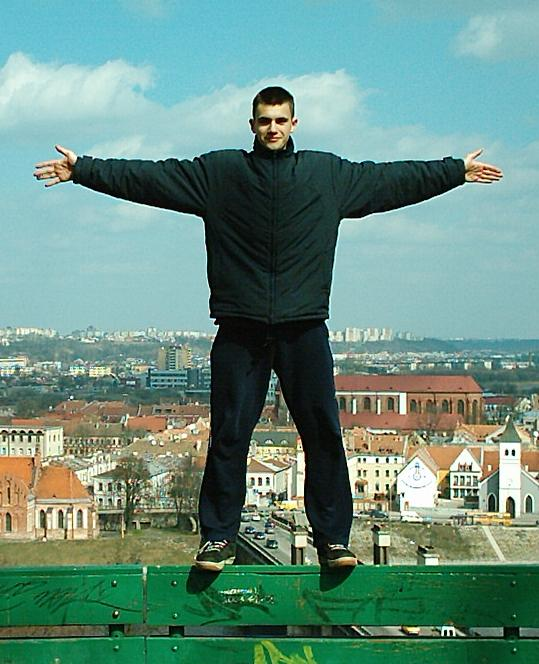
#> input picture OpenCV 102/00.jpg, 539 x 664 px
$ python 02-SmoothingAndBlurring.py
#> lines starting #> are read from the running program, lines starting #| are printed output that depends on the picture
import cv2 as cv
import argparse

# construct the argument parse and parse the argument
ap = argparse.ArgumentParser()
ap.add_argument('-i', '--image', type=str, default='00.jpg', help='Path to input image')
args = vars(ap.parse_args())

# Read and display image
image = cv.imread(args['image'])
#> image is the input picture: shape (664, 539, 3); mean B, G, R 129.2, 142.4, 105.3
cv.imshow('Original Image', image)
cv.waitKey(0)

# Initiate a list of Kernel sizes so we can evaluate the relationship between kernel size and amount of blurring
kSize = [(3, 3), (7, 7), (9, 9), (15, 15)]
# loop over the kernel sizes and apply average blur to image using kernel sizes
for (kx, ky) in kSize:
    blurred = cv.blur(image, (kx, ky))
    cv.imshow(f'Average ({kx}, {ky})', blurred)
    cv.waitKey(0)
#> this loop made 4 passes
#> pass 2, `blurred = cv.blur(image, (kx, ky))`:
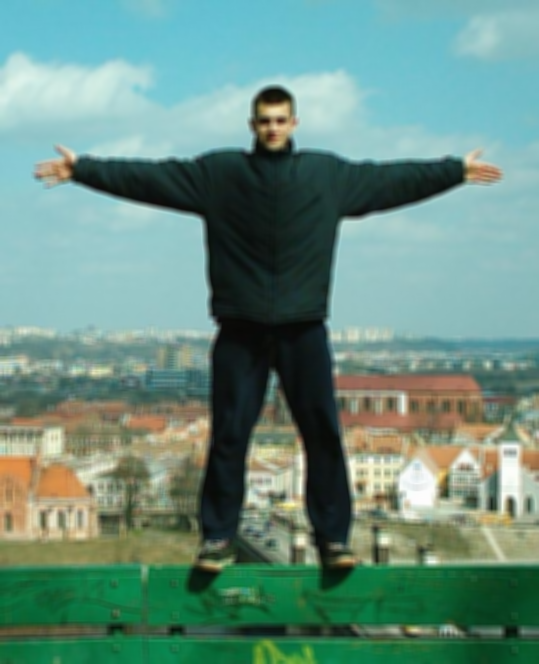
#> blurred: shape (664, 539, 3); mean B, G, R 129.2, 142.4, 105.3
cv.destroyAllWindows()

# Display image again and using same kernels applying gaussian blur
# Most of the time we will use Gaussian blur as it gives more realistic results
cv.imshow('Original Image', image)
cv.waitKey(0)
# loop over the kernel sizes and apply Gaussian blur to image using kernel sizes
for (kx, ky) in kSize:
    blurred = cv.GaussianBlur(image, (kx, ky), 0)
    cv.imshow(f'Gaussian ({kx}, {ky})', blurred)
    cv.waitKey(0)
cv.destroyAllWindows()

# Display image again and applying Median blur
# Median blur is very very good for salt & pepper noise but other then that it is not used mostly
# For damaged images or photos captured under highly suboptimal conditions,
# a median blur can really help as a pre-processing step prior to passing the image
cv.imshow('Original Image', image)
cv.waitKey(0)
# loop over the kernel sizes and apply Median blur to image using kernel sizes
for k in (3, 7, 9, 15):
    blurred = cv.medianBlur(image, k)
    cv.imshow(f'Median ({k})', blurred)
    cv.waitKey(0)
#> this loop made 4 passes
#> pass 2, `blurred = cv.medianBlur(image, k)`:
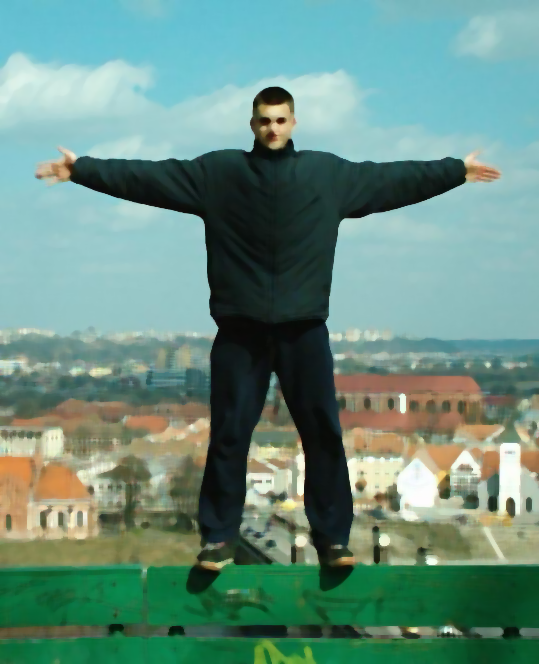
#> blurred: shape (664, 539, 3); mean B, G, R 128.9, 142.4, 104.9
cv.destroyAllWindows()

# Bilateral blur reduces the noise in image while still maintaining the edges, and it accomplishes this
# by introducing two Gaussian distributions.
# First Gaussian function only considers spatial neighbors, i.e pixels that appear close together in
# (x, y) coordinates
# The Second Gaussian then models the pixel intensity of neighborhood ensuring only pixels with similar
# intensities are included in computation of blur
# largest downside to this method is that it is considerably slower than its averaging,
# Gaussian, and median blurring counterparts.
# Display image again and construct a list of Bilateral filtering parameters
cv.imshow('Original Image', image)
cv.waitKey(0)
# params = [(11, 21, 7), (11, 41, 21), (11, 61, 39), (11, 81, 59)]  # (Diameter, SigmaColor, SigmaSpace)
params = [(15, 11, 7), (15, 33, 21), (15, 66, 42), (15, 99, 63)]  # (Diameter, SigmaColor, SigmaSpace)
# loop over the parameters and apply Bilateral blur
for (diameter, sigmaColor, sigmaSpace) in params:
    blurred = cv.bilateralFilter(image, diameter, sigmaColor, sigmaSpace)
    cv.imshow(f'Blurred d={diameter}, sc={sigmaColor}, ss={sigmaSpace}', blurred)
    cv.waitKey(0)
cv.destroyAllWindows()

$ run again, with OpenCV 102/05.jpg copied over OpenCV 102/00.jpg
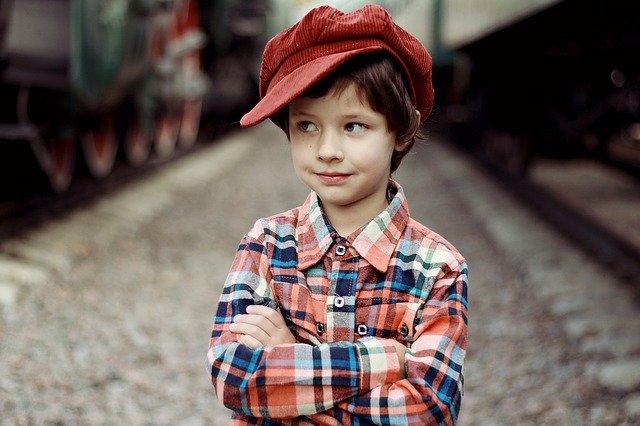
#> input picture OpenCV 102/05.jpg, 640 x 426 px
#> image is the input picture: shape (426, 640, 3); mean B, G, R 87.7, 92.6, 108
#> the loop `for (kx, ky) in kSize:` made 4 passes
#> pass 2, `blurred = cv.blur(image, (kx, ky))`:
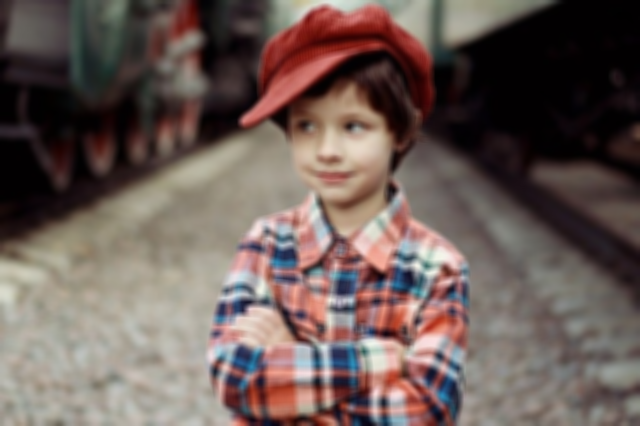
#> blurred: shape (426, 640, 3); mean B, G, R 87.7, 92.6, 108
#> the loop `for k in (3, 7, 9, 15):` made 4 passes
#> pass 2, `blurred = cv.medianBlur(image, k)`:
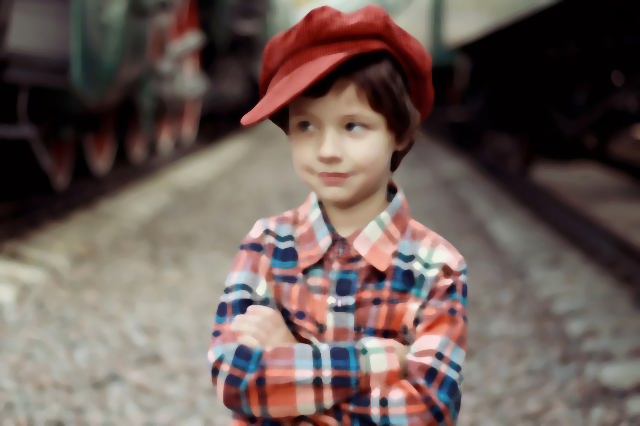
#> blurred: shape (426, 640, 3); mean B, G, R 87.8, 92.9, 108.3

$ run again, with OpenCV 102/06.jpg copied over OpenCV 102/00.jpg
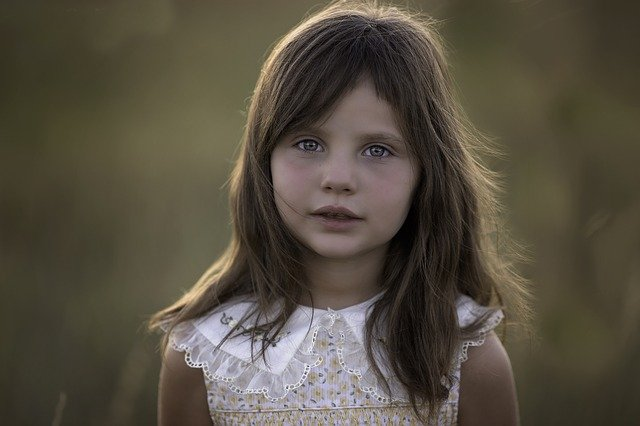
#> input picture OpenCV 102/06.jpg, 640 x 426 px
#> image is the input picture: shape (426, 640, 3); mean B, G, R 64.6, 78.5, 85.7
#> the loop `for (kx, ky) in kSize:` made 4 passes
#> pass 3, `blurred = cv.blur(image, (kx, ky))`:
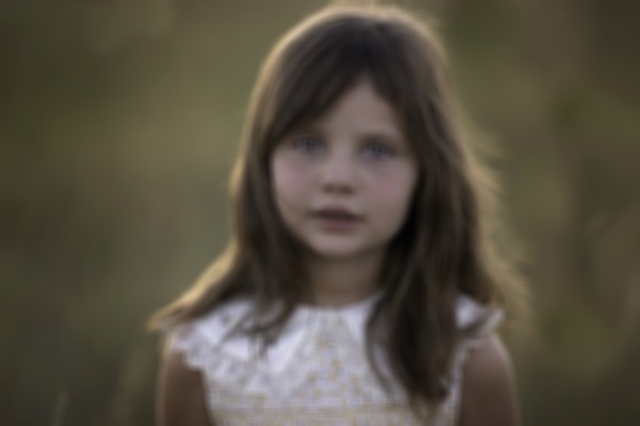
#> blurred: shape (426, 640, 3); mean B, G, R 64.6, 78.5, 85.7
